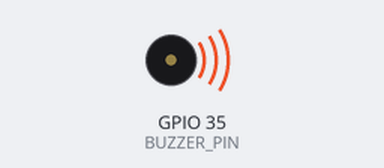
Recording of a sketch running on a simulated ESP32. On the bench: buzzer (waves = sounding). What the sketch prints to the serial monitor is not drawn.

Above: at 2.1 s.
At 5.6 s:
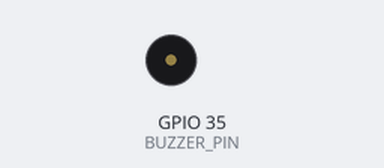
Timing chart, 0 to 6.5 s (numbered marks = the images above):
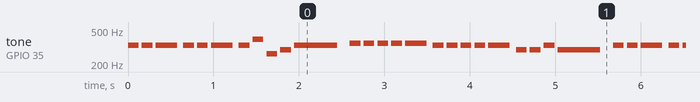

Measured:
- by itself, tone on GPIO 35 (BUZZER_PIN): plays 330 Hz for 0.12 s, 330 Hz for 0.12 s, 330 Hz for 0.25 s, 330 Hz for 0.12 s, 330 Hz for 0.12 s, 330 Hz for 0.25 s … (575 notes in this stretch)

The sketch:

buzzer_skeleton.ino
```cpp
#include <Arduino.h>
/*

    "pitches.h" is a library that contains pre-defined melodies and note durations for common musical notes.
    You can use this library to create your own melodies and note durations.
    You may refer to the file "pitches.h" in the same folder to see the available melodies.

*/
#include "pitches.h"
// Built in BUZZER_PIN 35, it is already defined in ISDDevBoard.h
#define BUZZER_PIN 35

//  notes in melody Jingle Bells
int melody[] = {
  NOTE_E4, NOTE_E4, NOTE_E4, NOTE_E4, NOTE_E4, NOTE_E4, NOTE_E4, NOTE_G4, NOTE_C4, NOTE_D4, NOTE_E4,
  NOTE_F4, NOTE_F4, NOTE_F4, NOTE_F4, NOTE_F4, NOTE_E4, NOTE_E4, NOTE_E4, NOTE_E4, NOTE_E4, NOTE_D4, NOTE_D4, NOTE_E4, NOTE_D4, NOTE_G4
};

// note durations: 4 = quarter note, 8 = eighth note, 2= half note, 1= whole note
int noteDurations[] = {
  8, 8, 4, 8, 8, 4, 8, 8, 8, 8, 2, 8, 8, 8, 8, 4, 8, 8, 8, 8, 4, 8, 8, 8, 2
};

void setup() {

    Serial.begin(115200);


}


void loop() {
    /*
        "tone()" is a built-in Arduino function that plays a tone on a buzzer.
        Parameters:
            1. int pin: the pin number where the buzzer is connected
            2. int frequency: the frequency of the tone
            3. int duration: the duration of the tone in milliseconds

        Example:
            tone(BUZZER_PIN, NOTE_C4, 500);
            BUZZER_PIN is the pin number where the buzzer is connected
            NOTE_C4 is the frequency of the tone, it can be found in "pitches.h"
            500 is the duration of the tone in milliseconds
    */
    // Uncomment below for Task 1 and replace ? with code
    /*
    Serial.println("Playing F4...");
    tone(?, ?, 500);
    delay(1000);
    noTone(BUZZER_PIN);

    Serial.println("Playing G4...");
    tone(?, ?, 500);
    delay(1000);
    noTone(BUZZER_PIN);
  */
  // Uncomment below for Task 2 and replace ? with code
 /*
   // Task 2 playing Jingle Bells
    Serial.println("Playing Jingle Bells...");
    // Iterate over the notes of the melody:
    for (int thisNote = 0; thisNote < ? ; thisNote++) {
    // To calculate the note duration, take one second divided by the note type.
    int noteDuration = 1000 / noteDurations[thisNote];
    tone(?, ?, ?);
    // To distinguish the notes, set a minimum time between them.
    int pauseBetweenNotes = noteDuration * 1.30;
    delay(pauseBetweenNotes);
    // Stop the tone playing:
    noTone(BUZZER_PIN);
  }
  */


Serial.println("Playing Jingle Bells...");

int notes = min((int)(sizeof(melody)/sizeof(melody[0])),
                (int)(sizeof(noteDurations)/sizeof(noteDurations[0])));

for (int thisNote = 0; thisNote < notes; thisNote++) {
  int noteDuration = 1000 / noteDurations[thisNote];
  tone(BUZZER_PIN, melody[thisNote], noteDuration);

  int pauseBetweenNotes = noteDuration * 1.30;
  delay(pauseBetweenNotes);

  noTone(BUZZER_PIN);
}

}
```

pitches.h
```cpp
#ifndef PITCHES_H
#define PITCHES_H

#define NOTE_B0  31
#define NOTE_C1  33
#define NOTE_CS1 35
#define NOTE_D1  37
#define NOTE_DS1 39
#define NOTE_E1  41
#define NOTE_F1  44
#define NOTE_FS1 46
#define NOTE_G1  49
#define NOTE_GS1 52
#define NOTE_A1  55
#define NOTE_AS1 58
#define NOTE_B1  62
#define NOTE_C2  65
#define NOTE_CS2 69
#define NOTE_D2  73
#define NOTE_DS2 78
#define NOTE_E2  82
#define NOTE_F2  87
#define NOTE_FS2 93
#define NOTE_G2  98
#define NOTE_GS2 104
#define NOTE_A2  110
#define NOTE_AS2 117
#define NOTE_B2  123
#define NOTE_C3  131
#define NOTE_CS3 139
#define NOTE_D3  147
#define NOTE_DS3 156
#define NOTE_E3  165
#define NOTE_F3  175
#define NOTE_FS3 185
#define NOTE_G3  196
#define NOTE_GS3 208
#define NOTE_A3  220
#define NOTE_AS3 233
#define NOTE_B3  247
#define NOTE_C4  262
#define NOTE_CS4 277
#define NOTE_D4  294
#define NOTE_DS4 311
#define NOTE_E4  330
#define NOTE_F4  349
#define NOTE_FS4 370
#define NOTE_G4  392
#define NOTE_GS4 415
#define NOTE_A4  440
#define NOTE_AS4 466
#define NOTE_B4  494
#define NOTE_C5  523
#define NOTE_CS5 554
#define NOTE_D5  587
#define NOTE_DS5 622
#define NOTE_E5  659
#define NOTE_F5  698
#define NOTE_FS5 740
#define NOTE_G5  784
#define NOTE_GS5 831
#define NOTE_A5  880
#define NOTE_AS5 932
#define NOTE_B5  988
#define NOTE_C6  1047
#define NOTE_CS6 1109
#define NOTE_D6  1175
#define NOTE_DS6 1245
#define NOTE_E6  1319
#define NOTE_F6  1397
#define NOTE_FS6 1480
#define NOTE_G6  1568
#define NOTE_GS6 1661
#define NOTE_A6  1760
#define NOTE_AS6 1865
#define NOTE_B6  1976
#define NOTE_C7  2093
#define NOTE_CS7 2217
#define NOTE_D7  2349
#define NOTE_DS7 2489
#define NOTE_E7  2637
#define NOTE_F7  2794
#define NOTE_FS7 2960
#define NOTE_G7  3136
#define NOTE_GS7 3322
#define NOTE_A7  3520
#define NOTE_AS7 3729
#define NOTE_B7  3951
#define NOTE_C8  4186
#define NOTE_CS8 4435
#define NOTE_D8  4699
#define NOTE_DS8 4978

#endif
```
